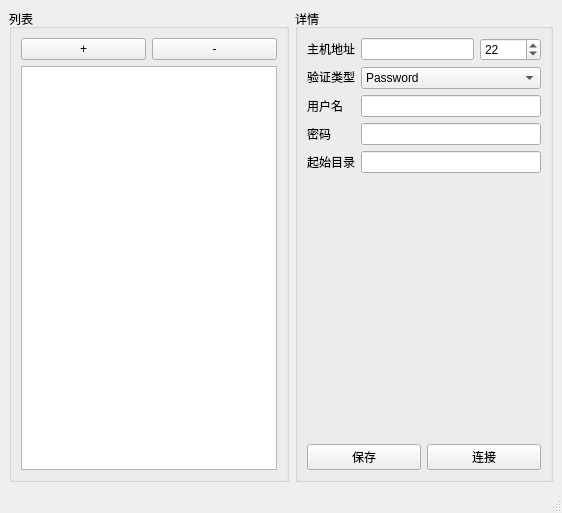
<?xml version="1.0" encoding="UTF-8"?>
<ui version="4.0">
 <class>MainWindow</class>
 <widget class="QMainWindow" name="MainWindow">
  <property name="geometry">
   <rect>
    <x>0</x>
    <y>0</y>
    <width>562</width>
    <height>513</height>
   </rect>
  </property>
  <property name="windowTitle">
   <string>SSHFS(测试，仅支持部分文件操作)</string>
  </property>
  <property name="styleSheet">
   <string notr="true">font: 9pt &quot;微软雅黑&quot;;</string>
  </property>
  <widget class="QWidget" name="centralwidget">
   <layout class="QGridLayout" name="gridLayout_4">
    <item row="0" column="0">
     <widget class="QGroupBox" name="groupBox">
      <property name="title">
       <string>列表</string>
      </property>
      <layout class="QGridLayout" name="gridLayout_2">
       <item row="1" column="0" colspan="2">
        <widget class="QListWidget" name="hostList">
         <property name="contextMenuPolicy">
          <enum>Qt::ActionsContextMenu</enum>
         </property>
        </widget>
       </item>
       <item row="0" column="0">
        <widget class="QPushButton" name="add">
         <property name="text">
          <string>+</string>
         </property>
        </widget>
       </item>
       <item row="0" column="1">
        <widget class="QPushButton" name="remove">
         <property name="text">
          <string>-</string>
         </property>
        </widget>
       </item>
      </layout>
     </widget>
    </item>
    <item row="0" column="1">
     <widget class="QGroupBox" name="groupBox_2">
      <property name="title">
       <string>详情</string>
      </property>
      <layout class="QGridLayout" name="gridLayout">
       <item row="3" column="1">
        <widget class="QPushButton" name="startConnect">
         <property name="text">
          <string>连接</string>
         </property>
        </widget>
       </item>
       <item row="3" column="0">
        <widget class="QPushButton" name="saveButton">
         <property name="text">
          <string>保存</string>
         </property>
        </widget>
       </item>
       <item row="0" column="0" colspan="2">
        <layout class="QHBoxLayout" name="horizontalLayout">
         <item>
          <layout class="QVBoxLayout" name="verticalLayout_2">
           <item>
            <widget class="QLabel" name="label">
             <property name="text">
              <string>主机地址</string>
             </property>
            </widget>
           </item>
           <item>
            <widget class="QLabel" name="label_2">
             <property name="text">
              <string>验证类型</string>
             </property>
            </widget>
           </item>
           <item>
            <widget class="QLabel" name="label_3">
             <property name="text">
              <string>用户名</string>
             </property>
            </widget>
           </item>
           <item>
            <widget class="QLabel" name="label_4">
             <property name="text">
              <string>密码</string>
             </property>
            </widget>
           </item>
           <item>
            <widget class="QLabel" name="label_5">
             <property name="text">
              <string>起始目录</string>
             </property>
            </widget>
           </item>
          </layout>
         </item>
         <item>
          <layout class="QVBoxLayout" name="verticalLayout">
           <item>
            <layout class="QHBoxLayout" name="horizontalLayout_2">
             <item>
              <widget class="QLineEdit" name="hostAddr">
               <property name="text">
                <string/>
               </property>
              </widget>
             </item>
             <item>
              <widget class="QSpinBox" name="port">
               <property name="maximum">
                <number>65535</number>
               </property>
               <property name="stepType">
                <enum>QAbstractSpinBox::DefaultStepType</enum>
               </property>
               <property name="value">
                <number>22</number>
               </property>
              </widget>
             </item>
            </layout>
           </item>
           <item>
            <widget class="QComboBox" name="comboBox">
             <item>
              <property name="text">
               <string>Password</string>
              </property>
             </item>
             <item>
              <property name="text">
               <string>Public key</string>
              </property>
             </item>
            </widget>
           </item>
           <item>
            <widget class="QLineEdit" name="username">
             <property name="text">
              <string/>
             </property>
            </widget>
           </item>
           <item>
            <widget class="QLineEdit" name="password">
             <property name="text">
              <string/>
             </property>
             <property name="echoMode">
              <enum>QLineEdit::Password</enum>
             </property>
            </widget>
           </item>
           <item>
            <widget class="QLineEdit" name="rootPath">
             <property name="text">
              <string/>
             </property>
            </widget>
           </item>
          </layout>
         </item>
        </layout>
       </item>
       <item row="2" column="1">
        <spacer name="verticalSpacer">
         <property name="orientation">
          <enum>Qt::Vertical</enum>
         </property>
         <property name="sizeHint" stdset="0">
          <size>
           <width>20</width>
           <height>40</height>
          </size>
         </property>
        </spacer>
       </item>
      </layout>
     </widget>
    </item>
   </layout>
  </widget>
  <widget class="QMenuBar" name="menubar">
   <property name="geometry">
    <rect>
     <x>0</x>
     <y>0</y>
     <width>562</width>
     <height>26</height>
    </rect>
   </property>
  </widget>
  <widget class="QStatusBar" name="statusbar"/>
 </widget>
 <resources/>
 <connections/>
</ui>
